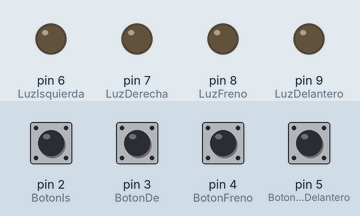
Bench run of a sketch on a simulated Arduino Uno, built with avr-gcc and run on an emulated ATmega328P. On the bench: output pins drawn as LEDs (lit = HIGH). Dashed ring = blinking. The inputs (shaded band) are chosen by the test bench; at power-on: pin 2 (BotonIs), pin 3 (BotonDe), pin 4 (BotonFreno) HIGH, pin 5 (BotonLuzDelantero) LOW.

Above: at 1.2 s.
1.3 s: pin 2 (BotonIs) pulled LOW for 0.15 s
At 1.6 s:
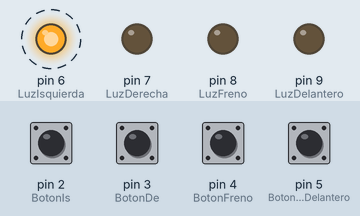
4.4 s: pin 5 (BotonLuzDelantero) pulled HIGH for 0.15 s
At 5.8 s:
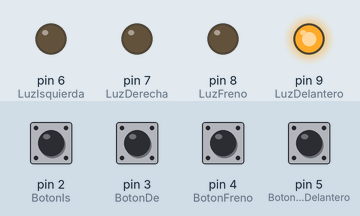
6.1 s: pin 3 (BotonDe) pulled LOW for 0.15 s
At 6.4 s:
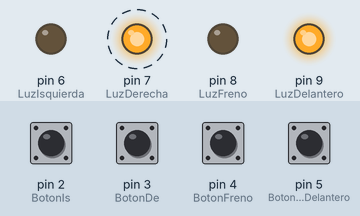
9.2 s: pin 4 (BotonFreno) pulled LOW for 0.15 s
At 9.8 s:
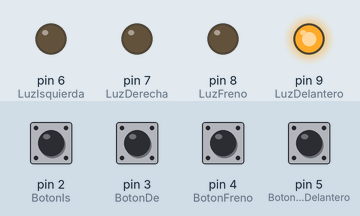
10.8 s: pin 2 (BotonIs) pulled LOW for 1 s
At 11.95 s:
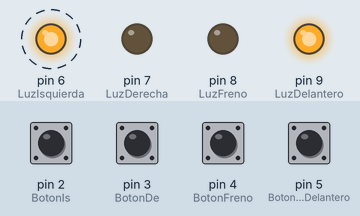
14.8 s: pin 5 (BotonLuzDelantero) pulled HIGH for 0.15 s
At 14.9 s:
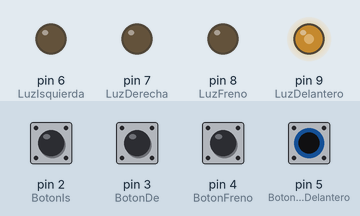
Timing chart, 0 to 17.5 s (numbered marks = the images above; inputs shaded):
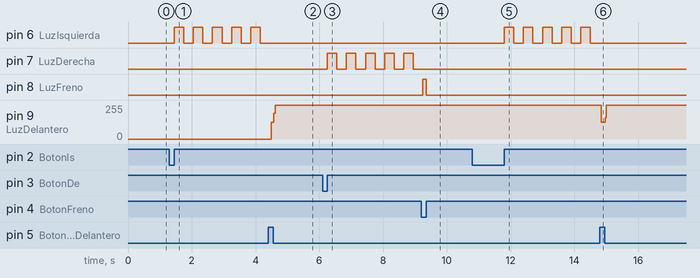

Measured:
- after the input at 1.3 s, pin 6 (LuzIsquierda): alternates HIGH for 0.30 s and LOW for 0.30 s, starting after 0.15 s
- after the input at 4.4 s, pin 9 (LuzDelantero): 0/255 → 127/255 after 0.09 s, → 255/255 0.08 s later
- after the input at 6.1 s, pin 7 (LuzDerecha): alternates HIGH for 0.30 s and LOW for 0.30 s, starting after 0.15 s
- after the input at 9.2 s, pin 8 (LuzFreno): LOW → HIGH after 0.05 s, → LOW 0.10 s later
- after the input at 10.8 s, pin 6 (LuzIsquierda): alternates HIGH for 0.30 s and LOW for 0.30 s, starting after 1.0 s
- after the input at 14.8 s, pin 9 (LuzDelantero): 255/255 → 127/255 at once, → 255/255 0.12 s later

The sketch:

CodigoDelSistema.ino
```cpp
int BotonIs =2;
int BotonDe =3;
int BotonFreno =4;
int BotonLuzDelantero =5;

int LuzIsquierda =6;
int LuzDerecha =7;
int LuzFreno =8;
int LuzDelantero =9;

//Variables inicializadas

int Pulso1 =0;
int Pulso2 =0;
int Pulso3 =0;

int Pulso4 =0;
int lecturaBoton =0;
bool ledEncendido = false;
bool LuzDelanteraEncendida = false;

int Contador1 =0;
int Contador2 =0;

void setup() {
  // put your setup code here, to run once:
  //pinMode(BotonIs,INPUT);
  pinMode(BotonIs, INPUT_PULLUP); // Botón Is con resistencia de pull-up interna
  attachInterrupt(digitalPinToInterrupt(BotonIs), myISR_Is, RISING); // Interrupción en flanco de subida (cuando BotonIs se presiona)

  pinMode(BotonDe, INPUT_PULLUP); // Botón De con resistencia de pull-up interna
  attachInterrupt(digitalPinToInterrupt(BotonDe), myISR_De, RISING); // Interrupción en flanco de subida (cuando BotonDe se presiona)

  /* pinMode(BotonLuzDelantero, INPUT_PULLUP);
  attachInterrupt(digitalPinToInterrupt(BotonLuzDelantero), myISR_BotonLuzDelantero, RISING);*/

  pinMode(BotonFreno,INPUT);
  pinMode(BotonLuzDelantero,INPUT);

  pinMode(LuzIsquierda,OUTPUT);
  pinMode(LuzDerecha,OUTPUT);
  pinMode(LuzFreno,OUTPUT);
  pinMode(LuzDelantero,OUTPUT);
}


void loop() {

  //Pulso1 = digitalRead(BotonIs);
  //Pulso2 = digitalRead(BotonDe);
  Pulso3 = digitalRead(BotonFreno);
  Pulso4 = digitalRead(BotonLuzDelantero);
  //1111111111111111111111111111111111111111111111111111111111111111111111111111111111111111111111111111111111111111111111111111111111111
  // //CASO1 AQUI ESTA EL CODIGO PARA MI LUZ ISQUIERDA
  if (Pulso1==HIGH)
  {
    for(Contador1;Contador1<5;Contador1++){
    digitalWrite(LuzIsquierda,HIGH);
    delay(300);
    digitalWrite(LuzIsquierda,LOW);
    delay(300);
      if (Pulso2==HIGH){
        Contador1=5;
      }

    }
    Contador1 =0;
    Pulso1=LOW;
  }

  // CASO 2222222222222222222222222222222222222222222222222222222222222222222222222222222222222222222222222222222222222222222222222222222222222
    // CASO2 AQUI ESTA EL CODIGO PARA MI LUZ ISQUIERDA
if(Pulso2==HIGH)
   {
  for(Contador2;Contador2<5;Contador2++)
       {
       digitalWrite(LuzDerecha,HIGH);
       delay(300);
       digitalWrite(LuzDerecha,LOW);
       delay(300);
       if (Pulso1==HIGH){
        Contador2=5;
      }
       }
  Contador2 =0;
  Pulso2=LOW;
    }

    //CASO3 333333333333333333333333333333333333333333333333333333333333333333333333333333333333333333333333333333333333333333333
    //CASO3 LUZ DE FRENO
 if(digitalRead(4)==LOW){              // leera lo que le llegue al pin 5 y lo comapara con un valor 0 o LOW
     digitalWrite(LuzFreno,HIGH);                // mandara un valor alto HIGH o 5 v
    }
      else{                               // si la condicion no se cumple entonces ara lo que esta dentro de las llaves
      digitalWrite(LuzFreno,LOW);                // mandamos un valor 0 v o LOW al pin 3
      }


     // CASO4 44444444444444444444444444444444444444444444444444444444444444444444444444444444444444444444444444444444444444444444444444
      //CASO4 PARA CONTROLAR LA LUZ DELANTERA.
  Pulso4 = digitalRead(BotonLuzDelantero);
// Este if verifica si el botón ha sido presionado (flanco de bajada)
  if (lecturaBoton == LOW && Pulso4 == HIGH) {
    ledEncendido = !ledEncendido;   // Cambiar el estado del LED

    // Actualizar el estado del LED
    if (ledEncendido) {
      digitalWrite(LuzDelantero, HIGH); // Encender el LED
    } else {
      digitalWrite(LuzDelantero, LOW);  // Apagar el LED
    }
  }
  Pulso4 = lecturaBoton;   // Guardar el estado actual del botón

    //EL SIGUIENTE CODIGO PUEDO USAR TAMBIEN PARA ESTE CASO 4 SOLO SI MI ARDUINO TUBIESE MAS DE 2 INTERRUPCIONES
    //digitalWrite(LuzDelantero,Pulso4);

}


//AQUI ESTAN MIS INTERRUPCIONES...........................................................................................................................................................................................
// Función de interrupción para BotonIs
void myISR_Is() {
  Pulso1 = HIGH;
}

// Función de interrupción para BotonDe
void myISR_De() {
  Pulso2 = HIGH;
}
// Función de interrupción para BotonDeLuzDelantero
/*void myISR_BotonLuzDelantero() {
 Pulso4 = !Pulso4;

}*/
```
